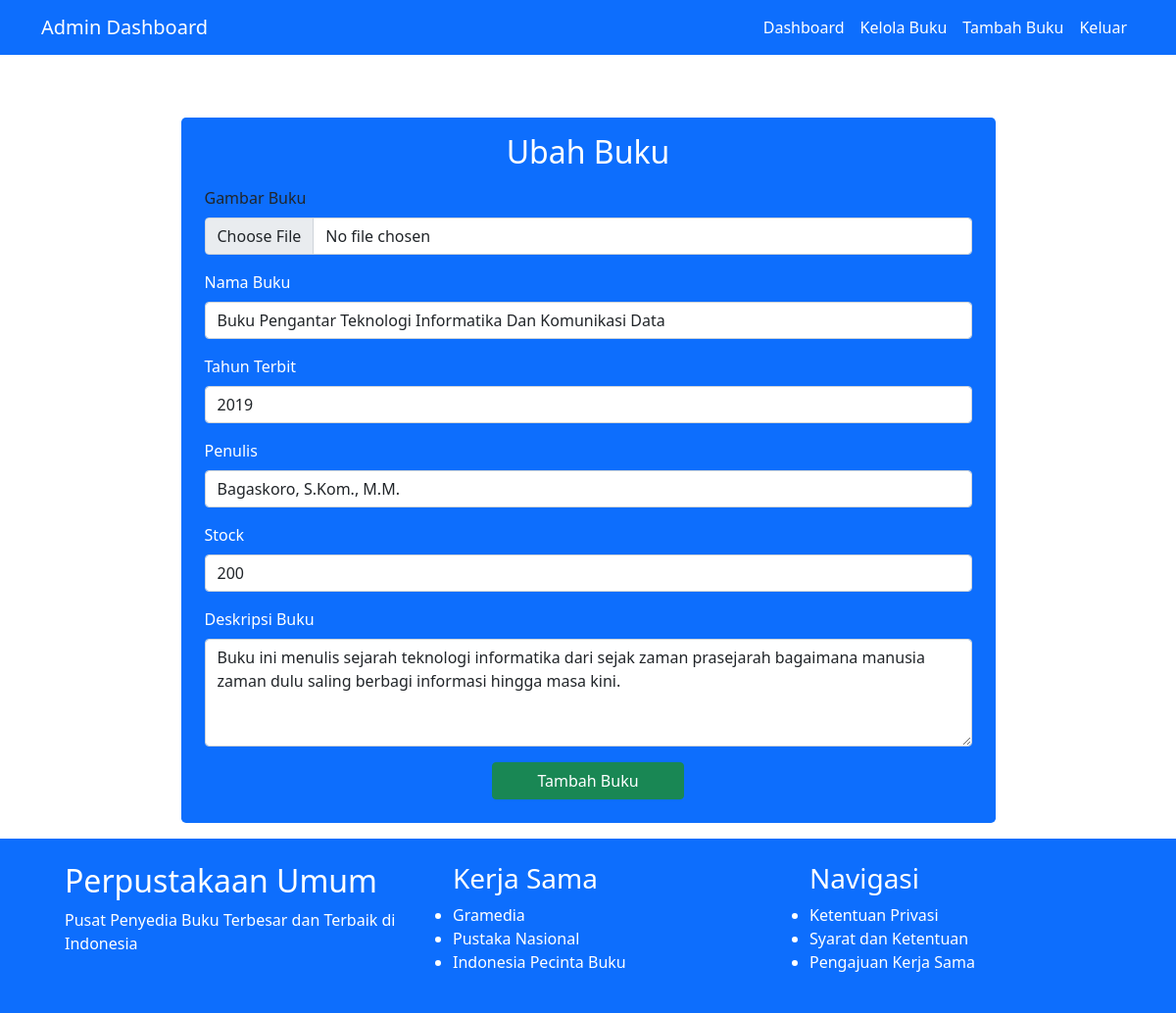
The app's page /admin/ubahbuku.php?id_buku=9 (signed in) with its own data.
### tables this page shows
CREATE TABLE `buku` (
  `id_buku` int NOT NULL,
  `gambar_buku` varchar(255) NOT NULL,
  `nama_buku` varchar(255) NOT NULL,
  `terbit` year NOT NULL,
  `penulis` varchar(100) NOT NULL,
  `stock` int NOT NULL,
  `deskripsi` text
);

### admin/views/ubahbuku.views.php (called while the page is built)
<?php
require('../koneksi.php');
require('partials/header/header.php');
require('partials/navigasi/navigasi.php');
require('partials/ubahbuku/ubahbuku.php');
require('partials/footer/footer.php');

### admin/ubahbuku.php (called while the page is built)
<?php
require('../admin/views/ubahbuku.views.php');

### koneksi.php (called while the page is built, shortened)
<?php
$host = 'localhost';
$db = 'perpustakaan_umum';
$user = 'root';
$pass = '';
$conn = new mysqli($host, $user, $pass, $db);
function query($query)
{
    global $conn;
    $hasil =  mysqli_query($conn, $query);
    $baris = [];
    while ($bari = mysqli_fetch_assoc($hasil)) {
        $baris[] = $bari;
    }
    return $baris;
}

### admin/views/partials/ubahbuku/ubahbuku.php (the view, shortened to what this page needs)
<?php
$id_buku = $_GET["id_buku"];
$buku = query("SELECT * FROM buku WHERE id_buku = $id_buku")[0];
?>
<div class="container-fluid">
    <div class="container mt-5 p-3">
        <div class="rounded-3 p-3 bg-primary mx-auto w-75">
            <h2 class="text-center text-white">Ubah Buku</h2>
            <div class="p-2">
                <form action="#" method="POST" enctype="multipart/form-data">
                    <div class="mb-3">
                        <label for="gambar_buku" class="form-label">Gambar Buku</label>
                        <input type="file" class="form-control" id="gambar_buku" name="gambar_buku" autofocus autocomplete="off">
                    </div>
                    <div class="mb-3">
                        <label for="nama_buku" class="form-label text-white">Nama Buku</label>
                        <input type="text" class="form-control" id="nama_buku" name="nama_buku" value="<?= $buku["nama_buku"]; ?>" autocomplete="off" required />
                    </div>
                    <div class="mb-3">
                        <label for="terbit" class="form-label text-white">Tahun Terbit</label>
                        <input type="number" class="form-control" id="terbit" name="terbit" min="1000" max="9999" value="<?= $buku["terbit"]; ?>" autocomplete="off" required />
                    </div>
                    <div class="mb-3">
                        <label for="penulis" class="form-label text-white">Penulis</label>
                        <input type="text" class="form-control" id="penulis" name="penulis" value="<?= $buku["penulis"]; ?>" autocomplete="off" required />
                    </div>
                    <div class="mb-3">
                        <label for="stock" class="form-label text-white">Stock</label>
                        <input type="number" class="form-control" id="stock" name="stock" min="0" value="<?= $buku["stock"]; ?>" autocomplete="off" required />
                    </div>
                    <div class="mb-3">
                        <label for="deskripsi" class="form-label text-white">Deskripsi Buku</label>
                        <textarea class="form-control" id="deskripsi" name="deskripsi" rows="4" required><?= $buku["deskripsi"]; ?></textarea>
                    </div>
                    <div class="d-grid gap-2 w-25 mx-auto rounded-3">
                        <button type="submit" name="submit" class="btn btn-success">Tambah Buku</button>
                    </div>
                </form>
            </div>
        </div>
    </div>
</div>

### records on screen
buku: nama_buku "Buku Pengantar Teknologi Informatika Dan Komunikasi Data", terbit "2019", penulis "Bagaskoro, S.Kom., M.M.", stock "200", deskripsi "Buku ini menulis sejarah teknologi informatika dari sejak zaman prasejarah bagaimana manusia zaman dulu saling berbagi informasi hingga masa kini."
